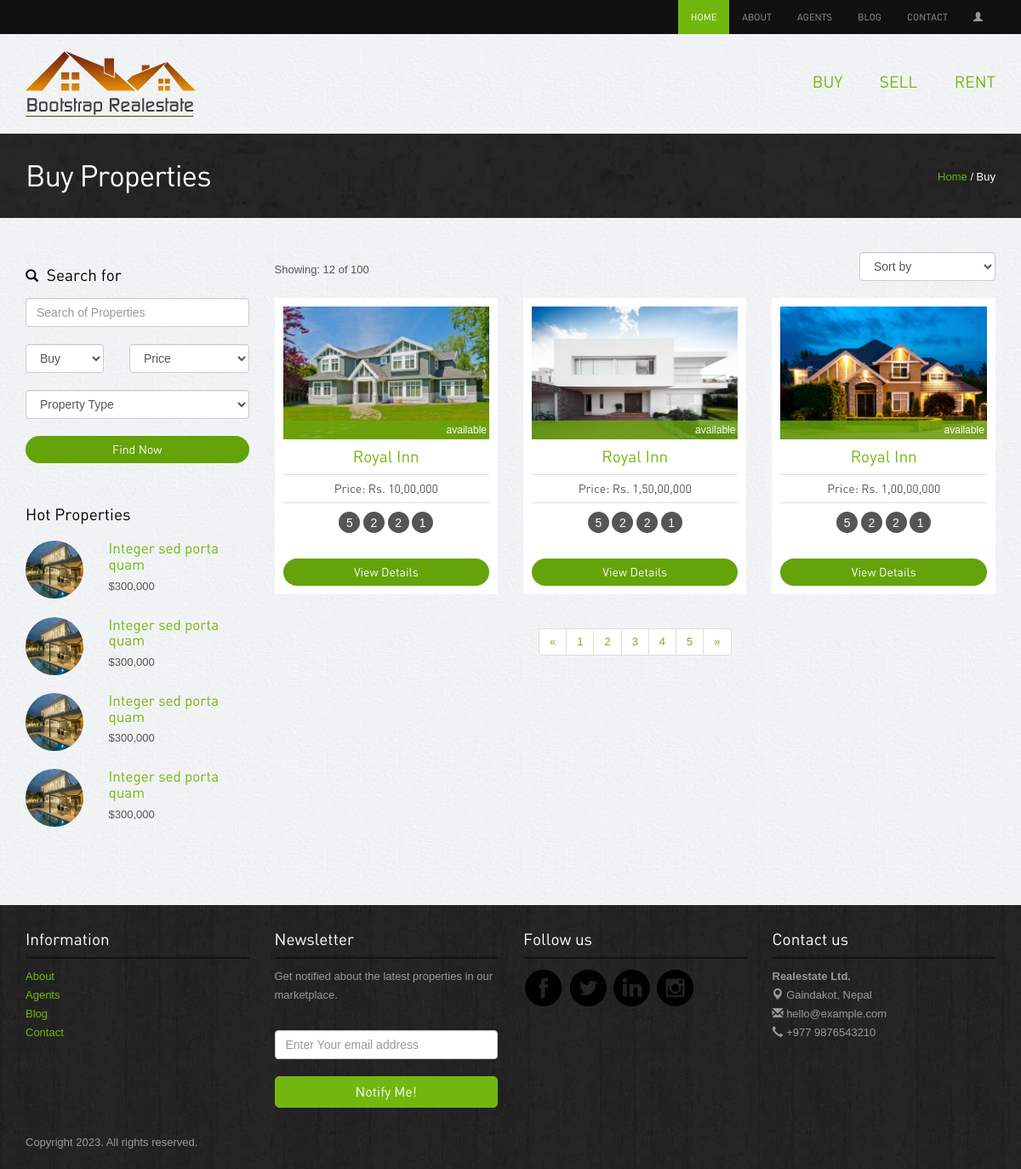
Page /buy/ on the earlier database version.
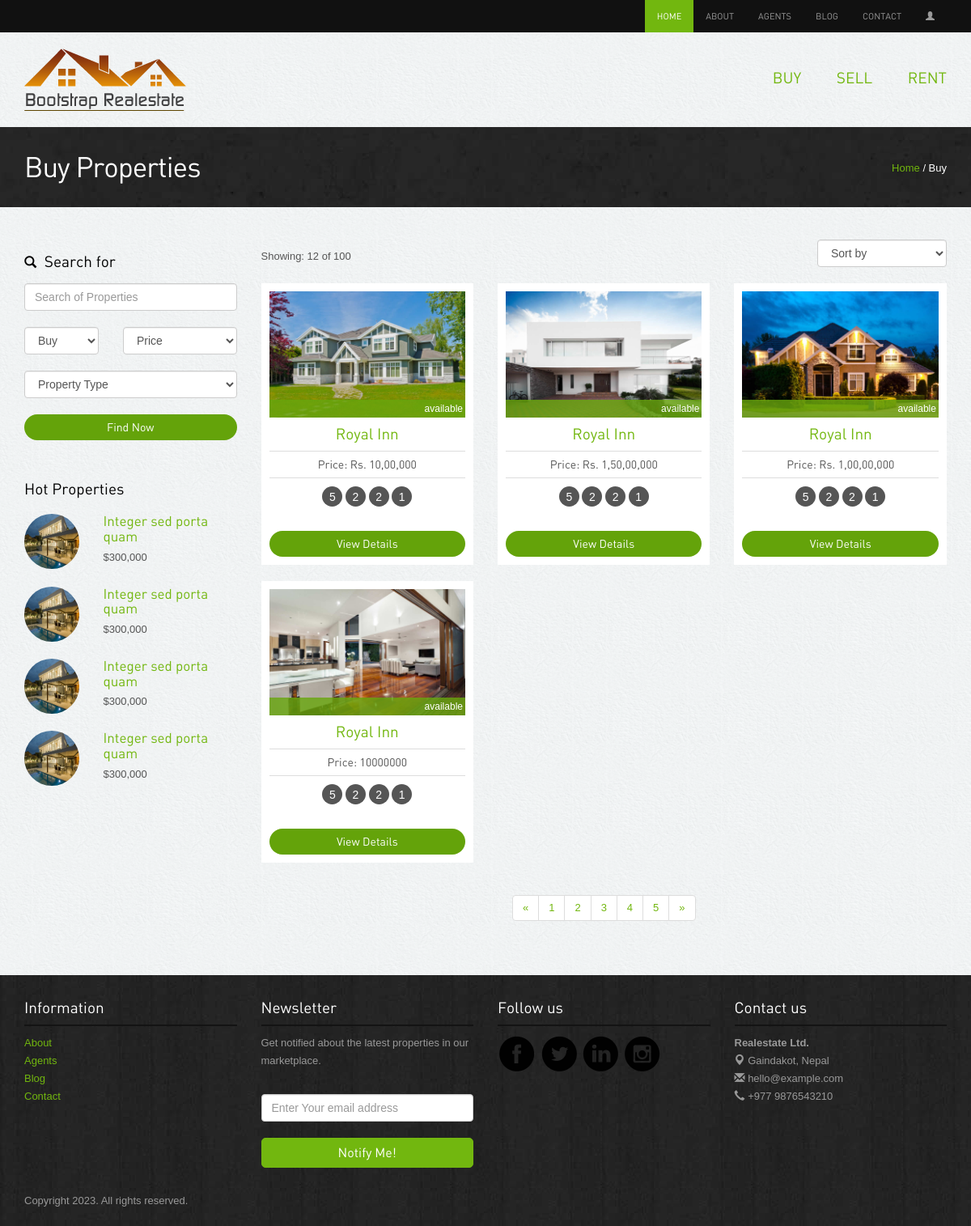
Same page on the later database version.
### app/models.py (models this page shows, shortened)
class Property(models.Model):
    STATUS_CHOICES = [
        ("available", "Available"),
        ("rented", "Rented"),
        ("sold", "Sold"),
    ]
    TYPE_CHOICES = [
        ("house", "House"),
        ("land", "Land"),
        ("apartment", "Apartment"),
    ]
    property_type = models.CharField(
        max_length=100, choices=TYPE_CHOICES, default="select"
    )
    image=models.ImageField(blank=True, upload_to=image_validations)
    price = models.CharField(max_length=20, blank=True)
    city = models.CharField(max_length=50)
    district = models.CharField(max_length=200)
    zip_code = models.CharField(max_length=20)
    description = models.TextField()
    status = models.CharField(
        max_length=20, choices=STATUS_CHOICES, default="available"
    )

### app/views.py (the view)
# urls.py: path("buy/", views.buypage, name="buy"),
def buypage(request):
    properties = Property.objects.all()
    return render(request, "buy.html",{'properties': properties})

### templates/buy.html (shortened to what the changed rows need)
{% extends 'home.html' %}
{% load static %}
{% block content %}
<div class="inside-banner">
  <div class="container">
    <h2>Buy Properties</h2>
  </div>
</div>
<div class="container">
  <div class="properties-listing spacer">
    <div class="row">
      <div class="col-lg-9 col-sm-8">
        <div class="row">
          {% for property in properties %}
          <div class="col-lg-4 col-sm-6">
            <div class="properties">
              <div class="image-holder"><img src="{{property.image.url}}" class="img-responsive" alt="properties">
                <div class="status sold">{{property.status}}</div>
              </div>
              <h4><a href="{% url 'property-details' %}">Royal Inn</a></h4>
              <p class="price">Price: {{property.price}}</p>
              <div class="listing-detail"><span data-toggle="tooltip" data-placement="bottom"
                  data-original-title="Bed Room">5</span> <span data-toggle="tooltip" data-placement="bottom"
                  data-original-title="Living Room">2</span> <span data-toggle="tooltip" data-placement="bottom"
                  data-original-title="Parking">2</span> <span data-toggle="tooltip" data-placement="bottom"
                  data-original-title="Kitchen">1</span> </div>
              <a class="btn btn-primary" href="{% url 'property-details' %}">View Details</a>
            </div>
          </div>
          {% endfor %}
        </div>
      </div>
    </div>
  </div>
</div>
{% endblock %}

Differences in the rows shown:
added Property: image (picture), status "available", price "10000000"
